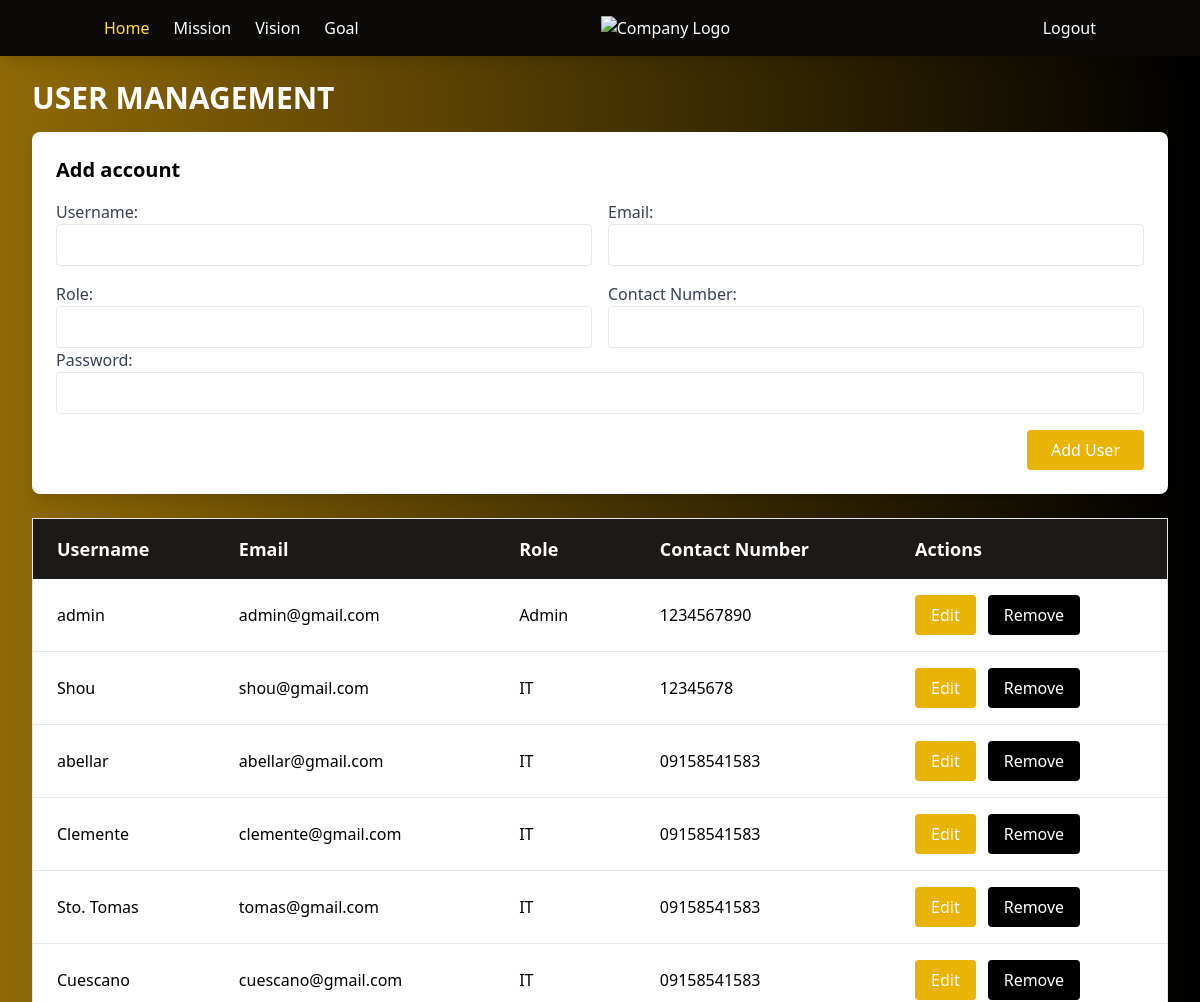
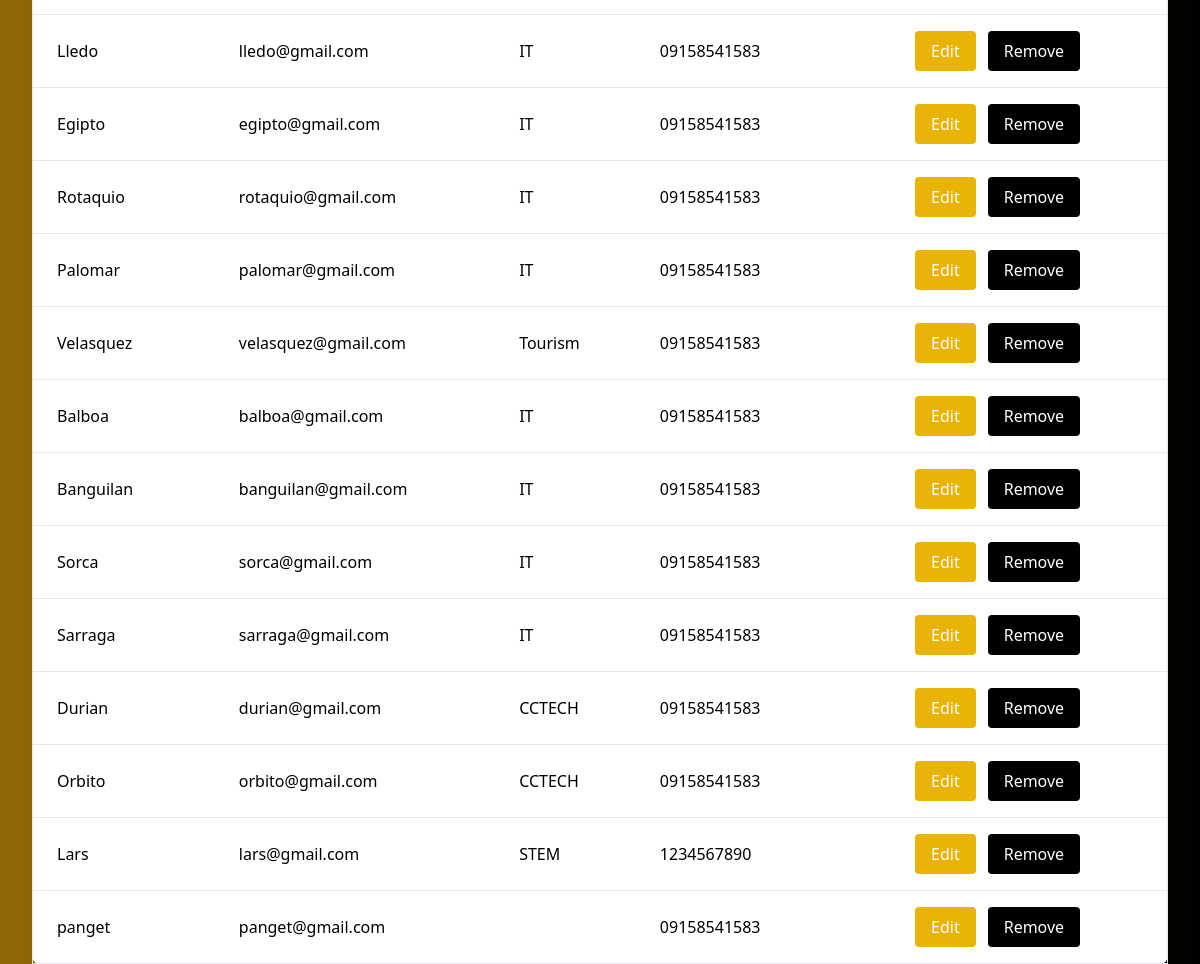
The app's page /Admin_dashboard.php (signed in) with its own data (2 pictures, top to bottom).
### tables this page shows
CREATE TABLE `admin1` (
  `id` int(11) NOT NULL,
  `user` varchar(30) NOT NULL,
  `email` varchar(225) NOT NULL,
  `password` varchar(100) NOT NULL,
  `role` varchar(500) NOT NULL,
  `contact_number` varchar(15) DEFAULT NULL,
  `photo` varchar(255) DEFAULT NULL
);

### Admin_dashboard.php (the view, shortened to what this page needs)
<?php
require 'db.php';
try {
    $stmt = $pdo->query("SELECT id, user, email, role, contact_number FROM admin1");
    $users = $stmt->fetchAll(PDO::FETCH_ASSOC);
} catch (PDOException $e) {
    die("Database error: " . $e->getMessage());
}
?>
<!DOCTYPE html>
<html lang="en">
<head>
    <link rel="stylesheet" href="/itonatocuescano/CSS/fonts.css">
    <script src="https://cdn.tailwindcss.com"></script>
</head>
<body class="bg-gray-100">
    <nav class="bg-stone-950 text-white fixed top-0 w-full shadow-lg">
    <div class="container mx-auto px-4 py-4 flex justify-between items-center">
        <ul class="flex gap-6">
            <li><a href="Admin_dashboard.php" class="text-yellow-300">Home</a></li>
            <li><a href="about/Company_mission.php" class="hover:text-yellow-600">Mission</a></li>
            <li><a href="about/Company_vision.php" class="hover:text-yellow-600">Vision</a></li>
            <li><a href="about/Company_goal.php" class="hover:text-yellow-600">Goal</a></li>
        </ul>
        <div class="flex-shrink-0">
            <a href="http://localhost/itonatocuescano/Admin_dashboard.php"><img src="images/logo.jpg" alt="Company Logo" class="mx-auto" style="width:200px;"></a>
        </div>
        <ul class="flex gap-6">
            <li><a href="logout.php" class="hover:text-yellow-600">Logout</a></li>
        </ul>
    </div>
</nav>
    <main class="mt-20 px-8 w-full">
        <h2 class="text-3xl text-white font-bold mb-4">USER MANAGEMENT</h2>
        <div class="bg-white p-6 rounded-lg shadow-lg mb-6">
            <h3 class="text-xl font-bold mb-4">Add account</h3>
            <form method="POST">
                <div class="grid grid-cols-2 gap-4">
                    <div>
                        <label for="username" class="block text-gray-700">Username:</label>
                        <input type="text" name="username" id="username" required class="w-full border p-2 rounded">
                    </div>
                    <div>
                        <label for="email" class="block text-gray-700">Email:</label>
                        <input type="email" name="email" id="email" required class="w-full border p-2 rounded">
                    </div>
                    <div>
                        <label for="role" class="block text-gray-700">Role:</label>
                        <input type="text" name="role" id="role" required class="w-full border p-2 rounded">
                    </div>
                    <div>
                        <label for="contact_number" class="block text-gray-700">Contact Number:</label>
                        <input type="text" name="contact_number" id="contact_number" required class="w-full border p-2 rounded">
                    </div>
                </div>
                  <div>
                    <label class="block text-gray-700">Password:</label>
                    <input type="password" name="password" required class="w-full border p-2 rounded">
                </div>
                <div class="flex justify-end mt-4">
                    <button type="submit" name="add_user" class="bg-yellow-500 text-white px-6 py-2 rounded hover:bg-yellow-600">Add User</button>
                </div>
            </form>
        </div>
        <div class="overflow-x-auto">
            <table class="w-full bg-white shadow-lg rounded-lg border border-gray-200">
                <thead class="bg-stone-900 text-white text-lg">
                    <tr>
                        <th class="py-4 px-6 text-left">Username</th>
                        <th class="py-4 px-6 text-left">Email</th>
                        <th class="py-4 px-6 text-left">Role</th>
                        <th class="py-4 px-6 text-left">Contact Number</th>
                        <th class="py-4 px-6 text-left">Actions</th>
                    </tr>
                </thead>
                <tbody>
                    <?php foreach ($users as $user): ?>
                    <tr class="border-b border-gray-200 hover:bg-gray-100">
                        <td class="py-4 px-6">
                            <a href="gallery.php?user=<?php echo urlencode($user['user']); ?>" class="text-black hover:underline">
                                <?php echo htmlspecialchars($user['user']); ?>
                            </a>
                        </td>
                        <td class="py-4 px-6"><?php echo htmlspecialchars($user['email']); ?></td>
                        <td class="py-4 px-6"><?php echo htmlspecialchars($user['role']); ?></td>
                        <td class="py-4 px-6"><?php echo htmlspecialchars($user['contact_number']); ?></td>
                        <td class="py-4 px-6 flex space-x-3">
                            <button class="bg-yellow-500 text-white px-4 py-2 rounded hover:bg-yellow-600"
                                onclick="editUser('<?php echo $user['id']; ?>', '<?php echo $user['user']; ?>', '<?php echo $user['email']; ?>', '<?php echo $user['role']; ?>', '<?php echo $user['contact_number']; ?>')">
                                Edit
                            </button>
                            <form method="POST" onsubmit="return confirm('Are you sure you want to delete this user?');">
                                <button type="submit" class="bg-black text-white px-4 py-2 rounded hover:bg-stone-900">
                                    Remove
                                </button>
                            </form>
                        </td>
                    </tr>
                    <?php endforeach; ?>
                </tbody>
            </table>
        </div>
    </main>
</body>
</html>

### Admin_dashboard.php (style rules this page uses)
body { background: linear-gradient(to right, rgb(144, 105, 6), rgb(0, 0, 0)); }
nav { z-index: 50; }

### records on screen
admin1: user "admin", email "admin@gmail.com", role "Admin", contact_number "1234567890"
admin1: user "Shou", email "shou@gmail.com", role "IT", contact_number "12345678"
admin1: user "abellar", email "abellar@gmail.com", role "IT", contact_number "09158541583"
admin1: user "Clemente", email "clemente@gmail.com", role "IT", contact_number "09158541583"
admin1: user "Sto. Tomas", email "tomas@gmail.com", role "IT", contact_number "09158541583"
admin1: user "Cuescano", email "cuescano@gmail.com", role "IT", contact_number "09158541583"
admin1: user "Lledo", email "lledo@gmail.com", role "IT", contact_number "09158541583"
admin1: user "Egipto", email "egipto@gmail.com", role "IT", contact_number "09158541583"
admin1: user "Rotaquio", email "rotaquio@gmail.com", role "IT", contact_number "09158541583"
admin1: user "Palomar", email "palomar@gmail.com", role "IT", contact_number "09158541583"
admin1: user "Velasquez", email "velasquez@gmail.com", role "Tourism", contact_number "09158541583"
admin1: user "Balboa", email "balboa@gmail.com", role "IT", contact_number "09158541583"
admin1: user "Banguilan", email "banguilan@gmail.com", role "IT", contact_number "09158541583"
admin1: user "Sorca", email "sorca@gmail.com", role "IT", contact_number "09158541583"
admin1: user "Sarraga", email "sarraga@gmail.com", role "IT", contact_number "09158541583"
admin1: user "Durian", email "durian@gmail.com", role "CCTECH", contact_number "09158541583"
admin1: user "Orbito", email "orbito@gmail.com", role "CCTECH", contact_number "09158541583"
admin1: user "Lars", email "lars@gmail.com", role "STEM", contact_number "1234567890"
admin1: user "panget", email "panget@gmail.com", contact_number "09158541583"
